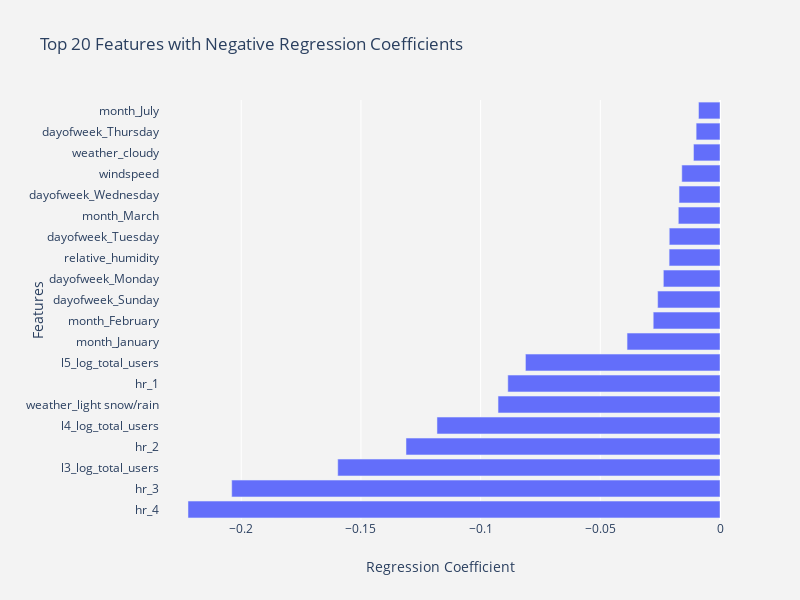

The notebook cell this image was saved under:
### Markdown cell above
As seen in our exploratory data analysis, there is a strong relation between the total number of users and the time of day, especially in the evening rush hour timings from 5 p.m to 8 p.m.

We can see that there is a strong relationship between the number of users the previous hour on predicting the number of users in this hour. 

The total number of users is also related to the total number of users 12 hours prior, and we postulate that this might be due to people who use the scooters as a means of transport to and from work.

Given that there is such a strong influence of the time-related variables, a time-series analysis (ARIMA) may be appropriate in predicting the total scooter users as well.

### Code cell
trace = go.Bar(x=lowest_coeff.sort_values(ascending=True).values, y=lowest_coeff.sort_values(ascending=True).index, orientation='h')

data = [trace]

fig = go.Figure(data=data)

fig.update_layout(
    height=600,
    width=800,
    title='Top 20 Features with Negative Regression Coefficients',
    paper_bgcolor='rgb(243, 243, 243)',
    plot_bgcolor='rgb(243, 243, 243)'
)

fig.update_yaxes(title_text='Features')
fig.update_xaxes(title_text='Regression Coefficient')

iplot(fig)

### Figure 1 — Plotly figure (JSON) as saved in the notebook; plotly's stock layout.template omitted (floating-point values rounded to 4 significant figures)
{"data": [{"orientation": "h", "type": "bar", "x": [-0.2222, -0.204, -0.1597, -0.1312, -0.1182, -0.09272, -0.08863, -0.08127, -0.03882, -0.02789, -0.02604, -0.02366, -0.02125, -0.02119, -0.01741, -0.0171, -0.01595, -0.01106, -0.009964, -0.008957], "y": ["hr_4", "hr_3", "l3_log_total_users", "hr_2", "l4_log_total_users", "weather_light snow/rain", "hr_1", "l5_log_total_users", "month_January", "month_February", "dayofweek_Sunday", "dayofweek_Monday", "relative_humidity", "dayofweek_Tuesday", "month_March", "dayofweek_Wednesday", "windspeed", "weather_cloudy", "dayofweek_Thursday", "month_July"]}], "layout": {"height": 600, "paper_bgcolor": "rgb(243, 243, 243)", "plot_bgcolor": "rgb(243, 243, 243)", "title": {"text": "Top 20 Features with Negative Regression Coefficients"}, "width": 800, "xaxis": {"title": {"text": "Regression Coefficient"}}, "yaxis": {"title": {"text": "Features"}}}}
